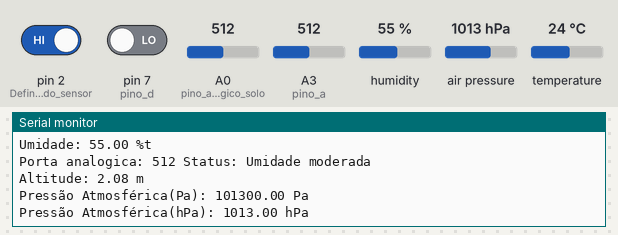
The sketch below on a simulated Arduino Uno, built with avr-gcc and run on an emulated ATmega328P. Shown: the last lines printed to the serial monitor. The inputs (shaded band) are chosen by the test bench; at power-on: A3 (pino_a) = 512, A0 (pino_analogico_solo) = 512, humidity 55 %, pin 2 (Define_a_porta_do_sensor) HIGH, pin 7 (pino_d) LOW, air pressure 1013 hPa, temperature 24 °C.

Above: at 3.9 s.
4.0 s: A3 (pino_a) set to 610
At 8.3 s:
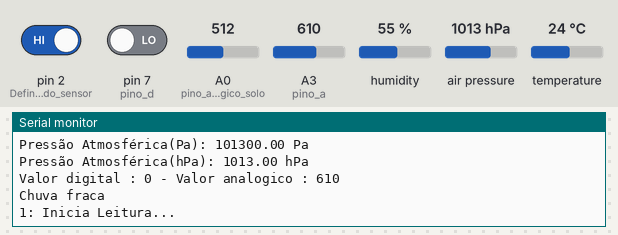
10.5 s: A0 (pino_analogico_solo) set to 390
At 13.5 s:
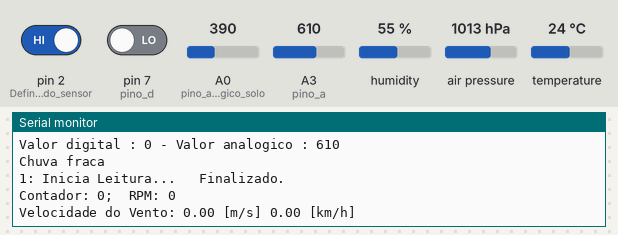
17.0 s: A3 (pino_a) set to 590
At 21.2 s:
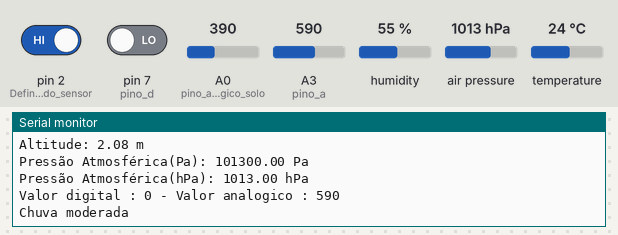
23.5 s: A0 (pino_analogico_solo) set to 910
At 29.7 s:
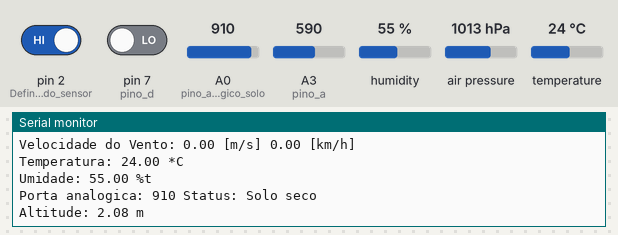
30.0 s: A3 (pino_a) set to 390
At 35.4 s:
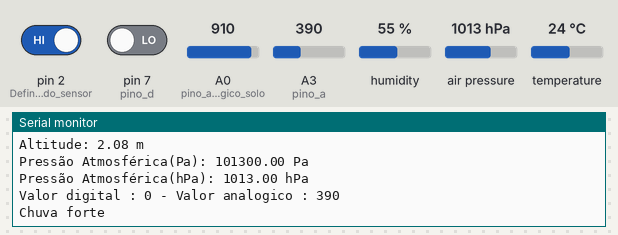
36.5 s: humidity set to 22 %
At 43.4 s:
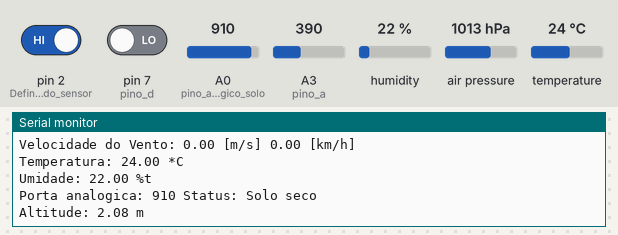

The sketch:

Estacao-Metereologica-corrigido.ino
```cpp
#include "DHT.h"                      //Biblioteca sensor de umidade e temperatura
#include <Adafruit_BMP085.h>          // Biblioteca de pressão atmosférica
#include <Wire.h>

#define DHTPIN A1                     //Pino analógico que o sensor de umidade e temperatura está conectado
#define DHTTYPE DHT11                 //definindo o sensor de umidade DHT 11
DHT dht(DHTPIN, DHTTYPE);             //Definindo o nome do sensor de umidade e temperatura
Adafruit_BMP085 bmp180;               // Definindo o nome do sensor de pressão atmosférica


#define pino_analogico_solo A0        //Definindo o pino analógico do sensor umidade do solo

int valor_analogico;                  //Variável de leitura do sensor de umidade do solo
int pino_d = 7;                       //Definindo o pino digital do sensor de preciptação da chuva
int pino_a = A3;                      //Definindo o pino analógico do sensor de preciptação da chuva

const float pi = 3.14159265;          //Número de pi
int periodo = 5000;                   //Tempo de medida(miliseconds)
int delaytime = 2000;                 //Invervalo entre as amostras (miliseconds)
int raio = 180;                       //Raio do anemometro(mm)

// --- Variáveis Globais ---
unsigned int amostra  = 0;            //Armazena o número de amostras
unsigned int count = 0;               //Contador para o sensor
unsigned int RPM = 0;                 //Rotações por minuto
float velocidade_ms = 0;              //Velocidade do vento (m/s)
float velocidade_km = 0;              //Velocidade do vento (km/h)


void setup() {
  Serial.begin(9600);                 //Inicia o serial monitor
  Serial.println("DHTxx test!");
  dht.begin();                        //Inicia o sensor de umidade e temperatura
  pinMode(pino_analogico_solo, INPUT);//Define a porta do sensor (unmidade solo)como entrada de dados
  pinMode(pino_d, INPUT);             // Define a porta do sensor(Chuva - digital) como entrada de dados
  pinMode(pino_a, INPUT);             //Define a porta do sensor (Chuva - analógico) como entrada de dados
  pinMode(2, INPUT);                  // Define a porta do sensor anemômetro como entrada de dados
  digitalWrite(2, HIGH);              //Liga o sensor anemômetro
  if(!bmp180.begin()){                //Confere se o sensor de pressão está funcionando
    Serial.println("Sensor não encontrado!!");
    while(1){}
  }

}

void loop() {


  Temperatura();                      //Chama função que mede a Temperatura do ambiente
  Umidade();                          //Chama função que mede a Umidade do ambiente
  UmidadeSolo();                      //Chama função que mede a Umidade do solo
  Altitude();                         //Chama função que mede a Altitude
  Pressao();                          //Chama função que mede a pressão atmosférica
  PrecptacaoChuva();                  //Chama função que identifica a chuva
  Anemometro();                       //Chama função que mede a velocidade do vento
  Serial.println("");
  Serial.println("");
  Serial.println("");
  Serial.println("");

}

void Temperatura(){
  float temperatura = dht.readTemperature(); //Faz a leitura da temperatura do ambiente

  //Confere se o sensor foi encontrado
  if(isnan(temperatura)){
    Serial.println("Sensor de temperatura não encontrado");
  }else{
    Serial.print("Temperatura: ");
    Serial.print(temperatura);
    Serial.println(" *C");
  }
}

void Umidade(){
  float umidade = dht.readHumidity(); //Faz a leitura da umidade do ambiente

  //Confere se o sensor foi encontrado
  if(isnan(umidade)){
    Serial.println("Sensor de umidade não encontrado");
  }else{
    Serial.print("Umidade: ");
    Serial.print(umidade);
    Serial.println(" %t");
  }
}

void UmidadeSolo(){
  //Lê o valor do pino analógico
  valor_analogico = analogRead(pino_analogico_solo);

  //Mostra o valor da porta analogica no serial monitor
  Serial.print("Porta analogica: ");
  Serial.print(valor_analogico);

  if (valor_analogico > 0 && valor_analogico <= 400){
    Serial.println(" Status: Solo umido");
  } else if (valor_analogico > 400 && valor_analogico <= 800){
    Serial.println(" Status: Umidade moderada");
  } else if (valor_analogico > 800 && valor_analogico <= 1024){
    Serial.println(" Status: Solo seco");
  }
  delay(100);
  //Fazer a função map futuramente !!IMPORTANTE!!
}


void PrecptacaoChuva(){
  int val_d = digitalRead(pino_d);                //Variavel de leitura digital do sensor de preciptação da chuva
  int val_a = analogRead(pino_a);                 //Variavel de leitura analógica do sensor de preciptação da chuva

  Serial.print("Valor digital : ");               //Posso tirar - Era só para saber se estava ok !!IMPORTANTE!!
  Serial.print(val_d);
  Serial.print(" - Valor analogico : ");
  Serial.println(val_a);

  //Confere a intensidade da chuva
  if (val_a >900 && val_a <= 1023){
    Serial.println("Não há chuva");
  }else if (val_a >600 && val_a <=900){
    Serial.println("Chuva fraca");
  }else if (val_a >400 && val_a <=600){
    Serial.println("Chuva moderada");
  }else if (val_a <400){
    Serial.println("Chuva forte");
  }
  delay(1000);

  //Acrescentar o sensor ultrassonico para medir a quantidade de chuva !!IMPORTANTE!!
}

void Anemometro(){

  amostra++; //Posso retirar depois - era so para conferir a contagem !! IMPORTANTE !!
  Serial.print(amostra);
  Serial.print(": Inicia Leitura...");
  Velocidade_Vento();
  Serial.println("   Finalizado.");
  Serial.print("Contador: ");
  Serial.print(count);
  Serial.print(";  RPM: ");
  RPMcalc();
  Serial.println(RPM);
  Serial.print("Velocidade do Vento: ");


  Velocidade_MS();
  Serial.print(velocidade_ms);
  Serial.print(" [m/s] ");


  Velocidade_KM();
  Serial.print(velocidade_km);
  Serial.print(" [km/h] ");
  Serial.println();

  delay(delaytime);
}


void Altitude(){
  float altitude = bmp180.readAltitude();
  Serial.print("Altitude: ");
  Serial.print(altitude);
  Serial.println(" m");
  delay(3000);
}


void Pressao(){
  float pressao = bmp180.readPressure();
  Serial.print("Pressão Atmosférica(Pa): ");
  Serial.print(pressao);
  Serial.println(" Pa");
  pressao = pressao / 100;
  Serial.print("Pressão Atmosférica(hPa): ");
  Serial.print(pressao);
  Serial.println(" hPa");
  delay(3000);
}


void Velocidade_Vento() {
  velocidade_ms = 0;
  velocidade_km = 0;

  count = 0;
  attachInterrupt(0, addcount, RISING);
  unsigned long millis();
  long startTime = millis();
  while (millis() < startTime + periodo) {}
}


void RPMcalc() {
  RPM = ((count) * 60) / (periodo / 1000); // Calcula a rotação por minuto (RPM)
}


void Velocidade_MS() {
  velocidade_ms = ((2 * pi * raio * RPM) / 60) / 1000; //Calcula a velocidade do vento em m/s
}


void Velocidade_KM() {
  velocidade_km = (((2 * pi * raio * RPM) / 60) / 1000) * 3.6; //Calcula velocidade do vento em km/h
}


void addcount() {
  count++;
}
```

Measured:
- after the input at 4.0 s, the serial monitor: prints a new line after 2.2 s (image 1)
- after the input at 17.0 s, the serial monitor: prints a new line after 3.4 s (image 3)
- after the input at 23.5 s, the serial monitor: prints a new line after 4.9 s (image 4)
- after the input at 30.0 s, the serial monitor: prints a new line after 4.5 s (image 5)
- after the input at 36.5 s, the serial monitor: prints a new line after 6.1 s (image 6)
